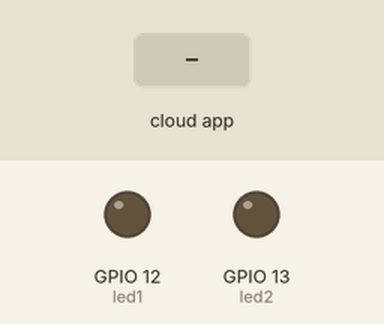
A sketch run on a simulated ESP8266 (NodeMCU). Shown: output pins drawn as LEDs (lit = HIGH). The inputs (shaded band) are chosen by the test bench. WiFi joins after 1.5 s; servers stay silent unless stated; no MQTT or app messages arrive unless stated; what the sketch prints to the serial monitor is not drawn.

Above: at 2.7 s.
2.8 s: the phone or cloud app sets light1 to OFF
At 3.9 s:
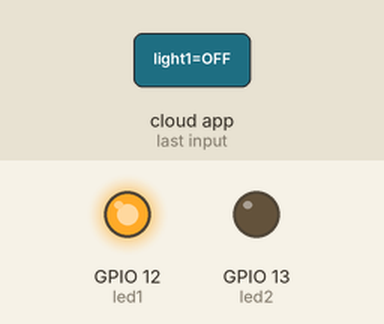
4.3 s: the phone or cloud app sets light2 to OFF
At 4.8 s:
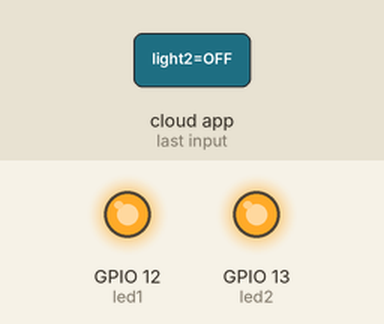
5.8 s: the phone or cloud app sets light1 to ON
At 7.0 s:
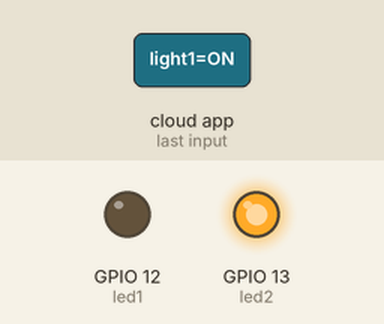
7.3 s: the phone or cloud app sets light2 to ON
At 7.9 s:
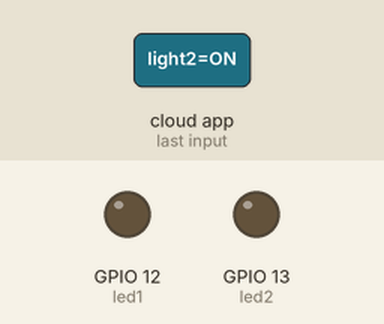
Timing chart, 0 to 9.8 s (numbered marks = the images above; inputs shaded):
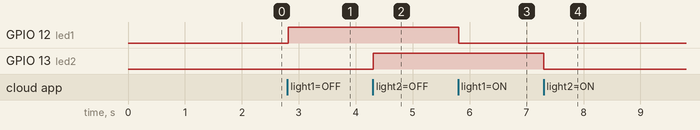

The sketch:

CONTROL_LIGHT.ino
```cpp
#include <ESP8266WiFi.h>
#include "Adafruit_MQTT.h"
#include "Adafruit_MQTT_Client.h"
int led1=12;
int led2=13;
 /************************* WiFi Access Point *********************************/

#define WLAN_SSID       "upstair"
#define WLAN_PASS       "135792468"

/************************* Adafruit.io Setup *********************************/

#define AIO_SERVER      "io.adafruit.com"
#define AIO_SERVERPORT  1883                   // use 8883 for SSL
#define AIO_USERNAME    "hoangpnh2000"
#define AIO_KEY         "45e8582e8b714fdba4970735060dd5e9"

/************ Global State (you don't need to change this!) ******************/


WiFiClient client;
Adafruit_MQTT_Client mqtt(&client, AIO_SERVER, AIO_SERVERPORT, AIO_USERNAME, AIO_KEY);
Adafruit_MQTT_Subscribe light1onoff = Adafruit_MQTT_Subscribe(&mqtt, AIO_USERNAME "/feeds/light1");

Adafruit_MQTT_Subscribe light2onoff = Adafruit_MQTT_Subscribe(&mqtt, AIO_USERNAME "/feeds/light2");
/*************************** Sketch Code ************************************/


void MQTT_connect();

void setup() {
pinMode(led1, OUTPUT);
pinMode(led2,OUTPUT);
  Serial.begin(115200);
  delay(10);

  Serial.println(F("Adafruit MQTT demo"));

  // Connect to WiFi access point.
  Serial.println(); Serial.println();
  Serial.print("Connecting to ");
  Serial.println(WLAN_SSID);

  WiFi.begin(WLAN_SSID, WLAN_PASS);
  while (WiFi.status() != WL_CONNECTED) {
    delay(500);
    Serial.print(".");
  }
  Serial.println();

  Serial.println("WiFi connected");
  Serial.println("IP address: "); Serial.println(WiFi.localIP());

  // Setup MQTT subscription for onoff feed.
  mqtt.subscribe(&light1onoff);
 mqtt.subscribe(&light2onoff);
}

uint32_t x=0;

void loop() {
  MQTT_connect();

  Adafruit_MQTT_Subscribe *subscription;
  while ((subscription = mqtt.readSubscription(5000)))
  {

    if (subscription == &light1onoff) {
      Serial.print(F("light1onoff: "));
      Serial.println((char *)light1onoff.lastread);

      if (strcmp((char *)light1onoff.lastread, "ON") == 0) {
        digitalWrite(led1, LOW);
      }
      if (strcmp((char *)light1onoff.lastread, "OFF") == 0) {
        digitalWrite(led1, HIGH);
      }
    }

   else if(subscription == &light2onoff){
       //Print the new value to the serial monitor
      Serial.print("light2onoff: ");
      Serial.println((char *) light2onoff.lastread);

      //If the new value is  "ON", turn the light on.
      //Otherwise, turn it off.
      if (!strcmp((char *) light2onoff.lastread, "ON"))
      {
        //Active low logic
        digitalWrite(led2, LOW);
      }
      else if (!strcmp((char *) light2onoff.lastread, "OFF"))
      {
        digitalWrite(led2, HIGH);
      }
    }

  }
}
void MQTT_connect() {
  int8_t ret;

  if (mqtt.connected()) {
    return;
  }

  Serial.print("Connecting to MQTT... ");

  uint8_t retries = 3;
  while ((ret = mqtt.connect()) != 0) { // connect will return 0 for connected
       Serial.println(mqtt.connectErrorString(ret));
       Serial.println("Retrying MQTT connection in 5 seconds...");
       mqtt.disconnect();
       delay(5000);  // wait 5 seconds
       retries--;
       if (retries == 0) {
         // basically die and wait for WDT to reset me
         while (1);
       }
  }
  Serial.println("MQTT Connected!");
}
```

Measured:
- after the input at 2.8 s, GPIO 12 (led1): LOW → HIGH at once
- after the input at 4.3 s, GPIO 13 (led2): LOW → HIGH at once
- after the input at 5.8 s, GPIO 12 (led1): HIGH → LOW at once
- after the input at 7.3 s, GPIO 13 (led2): HIGH → LOW at once
